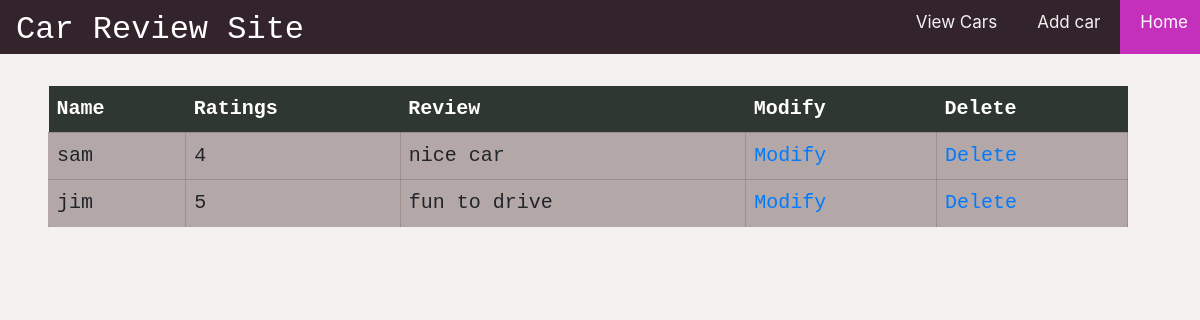
The page /view_cars/1 on the database its author committed.
### main_app/models.py (models this page shows, shortened)
class review(models.Model):
    car_model = models.ForeignKey(car, on_delete = models.CASCADE)
    name = models.CharField(max_length = 20)
    rates = (('1','1'),
            ('2','2'),
            ('3','3'),
            ('4','4'),
            ('5','5'))
    r_id = models.AutoField(primary_key=True)
    rating = models.CharField(max_length = 1, choices=rates, default='1')
    description = models.CharField(max_length = 300)

### main_app/views.py (the view)
# urls.py: path('view_cars/<str:pk>',views.view_reviews, name='review'),
def view_reviews(request, pk):
    car_ = car.objects.get(c_id=pk)
    revs = review.objects.filter(car_model=car_)
    return render(request, 'view_reviews.html', {'revs':revs})

### templates/view_reviews.html (shortened to what this page needs)
{% include 'base.html' %}
{% block content %}
<!DOCTYPE html>
<html lang="en">
<head>
</head>
<body>
<table>
  <tr>
    <th>Name</th>
    <th>Ratings</th>
    <th>Review</th>
    <th>Modify</th>
    <th>Delete</th>
  </tr>
{% for rev in revs %}
  <tr>
    <td>{{rev.name}}</td>
    <td>{{rev.rating}}</td>
    <td>{{rev.description}}</td>
    <td><a href="{% url 'modify' rev.r_id %}">Modify</a></td>
    <td><a href="{% url 'delete' rev.r_id %}">Delete</a></td>
  </tr>
{% endfor %}
</table>
</body>
</html>
{% endblock content %}

### templates/nav_bar.html (style rules this page uses)
body { background-color: rgb(245, 241, 241); }

### templates/view_reviews.html (style rules this page uses)
table { border-collapse: collapse; width: 90%; margin-left: 3rem; margin-top: 2rem; font-size: 20px; font-family: monospace; }
th, td { text-align: left; padding: 8px; background-color: rgba(148, 129, 129, 0.658); }
td { border: 1px solid rgba(148, 129, 129, 0.658); }
tr:nth-child(even) { background-color: #f2f2f2 }
th { background-color: #2f3830; color: white; }

### rows shown on the page
review: name "sam", rating "4", description "nice car"
review: name "jim", rating "5", description "fun to drive"
